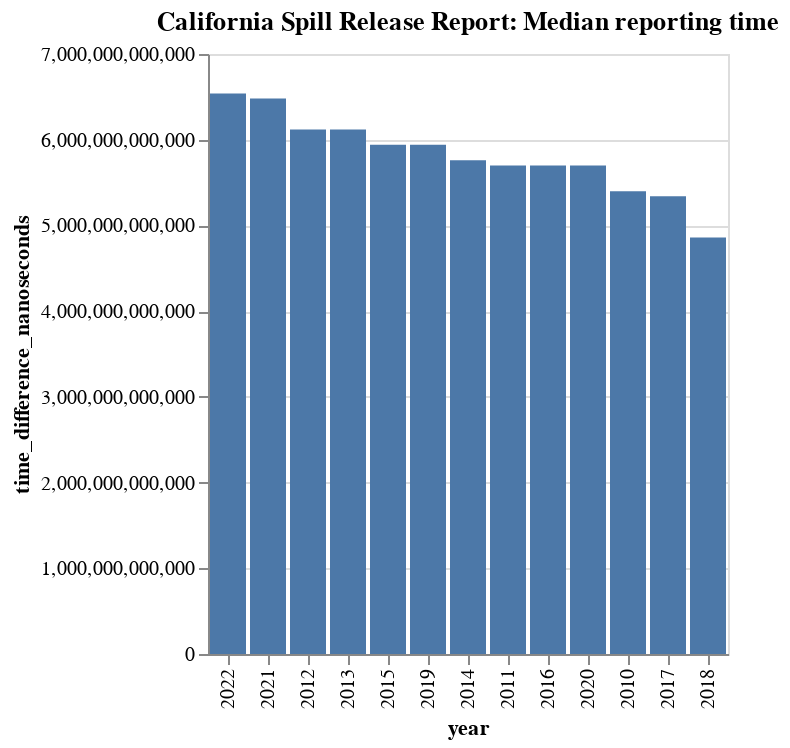

Source (notebook cell):
### Code cell
alt.Chart(median_time_difference[['year', 'time_difference_nanoseconds']]).mark_bar().encode(
    x=alt.X('year:O', sort='-y'),
    y='time_difference_nanoseconds',
).properties(
    title='California Spill Release Report: Median reporting time'
)

### Figure 1 — Vega-Lite specification as saved in the notebook (floating-point values rounded to 4 significant figures)
{"config": {"view": {"continuousWidth": 300, "continuousHeight": 300}}, "data": {"name": "data-9f8cfc4d197dd3960b0d68f59465d335"}, "mark": {"type": "bar"}, "encoding": {"x": {"field": "year", "sort": "-y", "type": "ordinal"}, "y": {"field": "time_difference_nanoseconds", "type": "quantitative"}}, "title": "California Spill Release Report: Median reporting time", "$schema": "https://vega.github.io/schema/vega-lite/v5.15.1.json", "datasets": {"data-9f8cfc4d197dd3960b0d68f59465d335": [{"year": 2010, "time_difference_nanoseconds": 5400000000000}, {"year": 2011, "time_difference_nanoseconds": 5700000000000}, {"year": 2012, "time_difference_nanoseconds": 6120000000000}, {"year": 2013, "time_difference_nanoseconds": 6120000000000}, {"year": 2014, "time_difference_nanoseconds": 5760000000000}, {"year": 2015, "time_difference_nanoseconds": 5940000000000}, {"year": 2016, "time_difference_nanoseconds": 5700000000000}, {"year": 2017, "time_difference_nanoseconds": 5340000000000}, {"year": 2018, "time_difference_nanoseconds": 4860000000000}, {"year": 2019, "time_difference_nanoseconds": 5940000000000}, {"year": 2020, "time_difference_nanoseconds": 5700000000000}, {"year": 2021, "time_difference_nanoseconds": 6480000000000}, {"year": 2022, "time_difference_nanoseconds": 6540000000000}]}}
